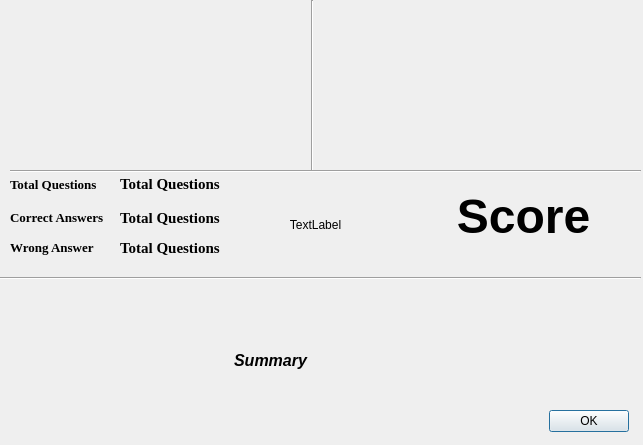
<?xml version="1.0" encoding="UTF-8"?>
<ui version="4.0">
 <class>Dialog</class>
 <widget class="QDialog" name="Dialog">
  <property name="geometry">
   <rect>
    <x>0</x>
    <y>0</y>
    <width>643</width>
    <height>445</height>
   </rect>
  </property>
  <property name="windowTitle">
   <string>Results</string>
  </property>
  <widget class="QDialogButtonBox" name="buttonBox">
   <property name="geometry">
    <rect>
     <x>538</x>
     <y>401</y>
     <width>91</width>
     <height>41</height>
    </rect>
   </property>
   <property name="orientation">
    <enum>Qt::Horizontal</enum>
   </property>
   <property name="standardButtons">
    <set>QDialogButtonBox::Ok</set>
   </property>
  </widget>
  <widget class="QLabel" name="label">
   <property name="geometry">
    <rect>
     <x>10</x>
     <y>176</y>
     <width>111</width>
     <height>16</height>
    </rect>
   </property>
   <property name="font">
    <font>
     <family>Times New Roman</family>
     <pointsize>10</pointsize>
     <bold>true</bold>
    </font>
   </property>
   <property name="text">
    <string>Total Questions </string>
   </property>
  </widget>
  <widget class="QLabel" name="label_2">
   <property name="geometry">
    <rect>
     <x>10</x>
     <y>209</y>
     <width>111</width>
     <height>16</height>
    </rect>
   </property>
   <property name="font">
    <font>
     <family>Times New Roman</family>
     <pointsize>10</pointsize>
     <bold>true</bold>
    </font>
   </property>
   <property name="text">
    <string>Correct Answers</string>
   </property>
  </widget>
  <widget class="QLabel" name="label_3">
   <property name="geometry">
    <rect>
     <x>10</x>
     <y>239</y>
     <width>111</width>
     <height>16</height>
    </rect>
   </property>
   <property name="font">
    <font>
     <family>Times New Roman</family>
     <pointsize>10</pointsize>
     <bold>true</bold>
    </font>
   </property>
   <property name="text">
    <string>Wrong Answer</string>
   </property>
  </widget>
  <widget class="QLabel" name="label_5">
   <property name="geometry">
    <rect>
     <x>10</x>
     <y>270</y>
     <width>111</width>
     <height>16</height>
    </rect>
   </property>
   <property name="text">
    <string/>
   </property>
  </widget>
  <widget class="QLabel" name="label_6">
   <property name="geometry">
    <rect>
     <x>10</x>
     <y>270</y>
     <width>111</width>
     <height>16</height>
    </rect>
   </property>
   <property name="text">
    <string/>
   </property>
  </widget>
  <widget class="Line" name="line">
   <property name="geometry">
    <rect>
     <x>302</x>
     <y>0</y>
     <width>20</width>
     <height>171</height>
    </rect>
   </property>
   <property name="orientation">
    <enum>Qt::Vertical</enum>
   </property>
  </widget>
  <widget class="QLabel" name="lbl_total">
   <property name="geometry">
    <rect>
     <x>120</x>
     <y>176</y>
     <width>111</width>
     <height>16</height>
    </rect>
   </property>
   <property name="font">
    <font>
     <family>Times New Roman</family>
     <pointsize>11</pointsize>
     <bold>true</bold>
    </font>
   </property>
   <property name="styleSheet">
    <string notr="true"/>
   </property>
   <property name="text">
    <string>Total Questions </string>
   </property>
  </widget>
  <widget class="QLabel" name="lbl_correct">
   <property name="geometry">
    <rect>
     <x>120</x>
     <y>210</y>
     <width>111</width>
     <height>16</height>
    </rect>
   </property>
   <property name="font">
    <font>
     <family>Times New Roman</family>
     <pointsize>11</pointsize>
     <bold>true</bold>
    </font>
   </property>
   <property name="styleSheet">
    <string notr="true"/>
   </property>
   <property name="text">
    <string>Total Questions </string>
   </property>
  </widget>
  <widget class="QLabel" name="lbl_wrong">
   <property name="geometry">
    <rect>
     <x>120</x>
     <y>240</y>
     <width>111</width>
     <height>16</height>
    </rect>
   </property>
   <property name="font">
    <font>
     <family>Times New Roman</family>
     <pointsize>11</pointsize>
     <bold>true</bold>
    </font>
   </property>
   <property name="styleSheet">
    <string notr="true"/>
   </property>
   <property name="text">
    <string>Total Questions </string>
   </property>
  </widget>
  <widget class="QLabel" name="lbl_summary">
   <property name="geometry">
    <rect>
     <x>0</x>
     <y>280</y>
     <width>541</width>
     <height>161</height>
    </rect>
   </property>
   <property name="font">
    <font>
     <pointsize>12</pointsize>
     <italic>true</italic>
     <bold>true</bold>
    </font>
   </property>
   <property name="text">
    <string>Summary</string>
   </property>
   <property name="alignment">
    <set>Qt::AlignCenter</set>
   </property>
  </widget>
  <widget class="Line" name="line_2">
   <property name="geometry">
    <rect>
     <x>10</x>
     <y>163</y>
     <width>631</width>
     <height>16</height>
    </rect>
   </property>
   <property name="orientation">
    <enum>Qt::Horizontal</enum>
   </property>
  </widget>
  <widget class="Line" name="line_3">
   <property name="geometry">
    <rect>
     <x>0</x>
     <y>270</y>
     <width>641</width>
     <height>16</height>
    </rect>
   </property>
   <property name="orientation">
    <enum>Qt::Horizontal</enum>
   </property>
  </widget>
  <widget class="QLabel" name="lbl_pass_percentage">
   <property name="geometry">
    <rect>
     <x>413</x>
     <y>176</y>
     <width>221</width>
     <height>81</height>
    </rect>
   </property>
   <property name="font">
    <font>
     <pointsize>36</pointsize>
     <bold>true</bold>
    </font>
   </property>
   <property name="text">
    <string>Score</string>
   </property>
   <property name="alignment">
    <set>Qt::AlignCenter</set>
   </property>
  </widget>
  <widget class="PlotWidget" name="pass_fail_graph" native="true">
   <property name="enabled">
    <bool>false</bool>
   </property>
   <property name="geometry">
    <rect>
     <x>7</x>
     <y>0</y>
     <width>301</width>
     <height>171</height>
    </rect>
   </property>
  </widget>
  <widget class="PlotWidget" name="response_time_graph" native="true">
   <property name="enabled">
    <bool>true</bool>
   </property>
   <property name="geometry">
    <rect>
     <x>310</x>
     <y>0</y>
     <width>331</width>
     <height>171</height>
    </rect>
   </property>
  </widget>
  <widget class="QLabel" name="ada_icon">
   <property name="geometry">
    <rect>
     <x>260</x>
     <y>175</y>
     <width>111</width>
     <height>100</height>
    </rect>
   </property>
   <property name="text">
    <string>TextLabel</string>
   </property>
   <property name="alignment">
    <set>Qt::AlignCenter</set>
   </property>
  </widget>
 </widget>
 <customwidgets>
  <customwidget>
   <class>PlotWidget</class>
   <extends>QWidget</extends>
   <header location="global">pyqtgraph</header>
   <container>1</container>
  </customwidget>
 </customwidgets>
 <resources/>
 <connections>
  <connection>
   <sender>buttonBox</sender>
   <signal>accepted()</signal>
   <receiver>Dialog</receiver>
   <slot>accept()</slot>
   <hints>
    <hint type="sourcelabel">
     <x>248</x>
     <y>254</y>
    </hint>
    <hint type="destinationlabel">
     <x>157</x>
     <y>274</y>
    </hint>
   </hints>
  </connection>
  <connection>
   <sender>buttonBox</sender>
   <signal>rejected()</signal>
   <receiver>Dialog</receiver>
   <slot>reject()</slot>
   <hints>
    <hint type="sourcelabel">
     <x>316</x>
     <y>260</y>
    </hint>
    <hint type="destinationlabel">
     <x>286</x>
     <y>274</y>
    </hint>
   </hints>
  </connection>
 </connections>
</ui>
